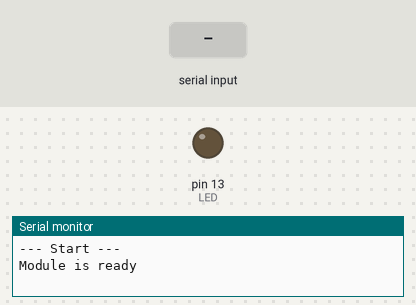
A sketch run on a simulated Arduino Uno, built with avr-gcc and run on an emulated ATmega328P. Shown: output pins drawn as LEDs (lit = HIGH), the last lines printed to the serial monitor. The test bench sets the inputs (shaded band). The modem accepts every AT command (registered, SIM ready, sends succeed) and sends nothing else.

Above: at 1.6 s.
At 12.9 s:
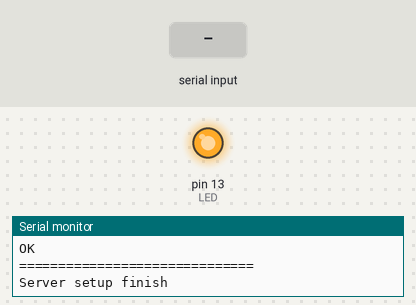
13.0 s: "1" received over the second serial link
Timing chart, 0 to 16.0 s (numbered marks = the images above; inputs shaded):
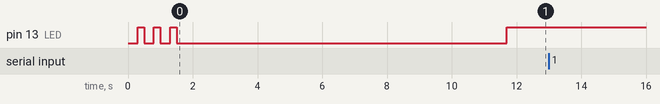

The sketch:

ESPServer.ino
```cpp
/*
Arduino Due - ESP 8266 WiFi Module
Serial (Tx/Rx) communicate to PC via USB
Serial3 (Tx3/Rx3) connect to ESP8266
Tx3 - ESP8266 Rx
Rx3 - ESP8266 Tx
ESP8266 CH_PD Connect to ESP8266 VCC
*/
#include <SoftwareSerial.h>
#define ASCII_0 48
//#define ESP8266 Serial3
String SSID = "AMIEian";
String PASSWORD = "nitin.1757051";

int LED = 13;

boolean FAIL_8266 = false;

String strHTML = "<!doctype html>\
<html>\
<head>\
<title>arduino-er</title>\
</head>\
<body>\
<H1>arduino-er.blogspot.com</H1>\
</body>\
</html>";

SoftwareSerial ESP8266(10, 11);

void setup() {
  pinMode(LED, OUTPUT);

  digitalWrite(LED, LOW);
  delay(300);
  digitalWrite(LED, HIGH);
  delay(200);
  digitalWrite(LED, LOW);
  delay(300);
  digitalWrite(LED, HIGH);
  delay(200);
  digitalWrite(LED, LOW);
  delay(300);
  digitalWrite(LED, HIGH);
  delay(200);
  digitalWrite(LED, LOW);

  do{
    Serial.begin(9600);
    ESP8266.begin(9600);

    //Wait Serial Monitor to start
    while(!Serial);
    Serial.println("--- Start ---");

    //ESP8266.println("AT+RST");
    //delay(1000);
    //if(ESP8266.find("ready"))
    //{
      Serial.println("Module is ready");
      ESP8266.println("AT+CWMODE=1");
      delay(2000);

      //Quit existing AP, for demo
      Serial.println("Quit AP");
      ESP8266.println("AT+CWQAP");
      delay(1000);

      clearESP8266SerialBuffer();
      if(cwJoinAP())
      {
        Serial.println("CWJAP Success");
        FAIL_8266 = false;

        delay(3000);
        clearESP8266SerialBuffer();
        //Get and display my IP
        sendESP8266Cmdln("AT+CIFSR", 1000);
        //Set multi connections
        sendESP8266Cmdln("AT+CIPMUX=1", 1000);
        //Setup web server on port 80
        sendESP8266Cmdln("AT+CIPSERVER=1,80",1000);

        Serial.println("Server setup finish");
      }else{
        Serial.println("CWJAP Fail");
        delay(500);
        FAIL_8266 = true;
      }
    /*}
    else{
      Serial.println("Module have no response.");
      delay(500);
      FAIL_8266 = true;
    }
    */
  }while(FAIL_8266);

  digitalWrite(LED, HIGH);
}

void loop(){
  if(ESP8266.available())
  {
    Serial.println("Something received");
    delay(1000);
    if(ESP8266.find("+IPD,"))
    {
      String action;

      Serial.println("+IPD, found");
      int connectionId = ESP8266.read()-ASCII_0;
      Serial.println("connectionId: " + String(connectionId));

      sendHTTPResponse(connectionId, strHTML);

      //Close TCP/UDP
      String cmdCIPCLOSE = "AT+CIPCLOSE=";
      cmdCIPCLOSE += connectionId;
      sendESP8266Cmdln(cmdCIPCLOSE, 1000);
    }
  }
}

void sendHTTPResponse(int id, String content)
{
  String response;
  response = "HTTP/1.1 200 OK\r\n";
  response += "Content-Type: text/html; charset=UTF-8\r\n";
  response += "Content-Length: ";
  response += content.length();
  response += "\r\n";
  response +="Connection: close\r\n\r\n";
  response += content;

  String cmd = "AT+CIPSEND=";
  cmd += id;
  cmd += ",";
  cmd += response.length();

  Serial.println("--- AT+CIPSEND ---");
  sendESP8266Cmdln(cmd, 1000);

  Serial.println("--- data ---");
  sendESP8266Data(response, 1000);
}

boolean waitOKfromESP8266(int timeout)
{
  do{
    Serial.println("wait OK...");
    delay(1000);
    if(ESP8266.find("OK"))
    {
      return true;
    }

  }while((timeout--)>0);
  return false;
}

boolean cwJoinAP()
{
  String cmd="AT+CWJAP=\"" + SSID + "\",\"" + PASSWORD + "\"";
  ESP8266.println(cmd);
  return waitOKfromESP8266(10);
}

//Send command to ESP8266, assume OK, no error check
//wait some time and display respond
void sendESP8266Cmdln(String cmd, int waitTime)
{
  ESP8266.println(cmd);
  delay(waitTime);
  clearESP8266SerialBuffer();
}

//Basically same as sendESP8266Cmdln()
//But call ESP8266.print() instead of call ESP8266.println()
void sendESP8266Data(String data, int waitTime)
{
  ESP8266.print(data);
  delay(waitTime);
  clearESP8266SerialBuffer();
}

//Clear and display Serial Buffer for ESP8266
void clearESP8266SerialBuffer()
{
  Serial.println("= clearESP8266SerialBuffer() =");
  while (ESP8266.available() > 0) {
    char a = ESP8266.read();
    Serial.write(a);
  }
  Serial.println("==============================");
}
```
